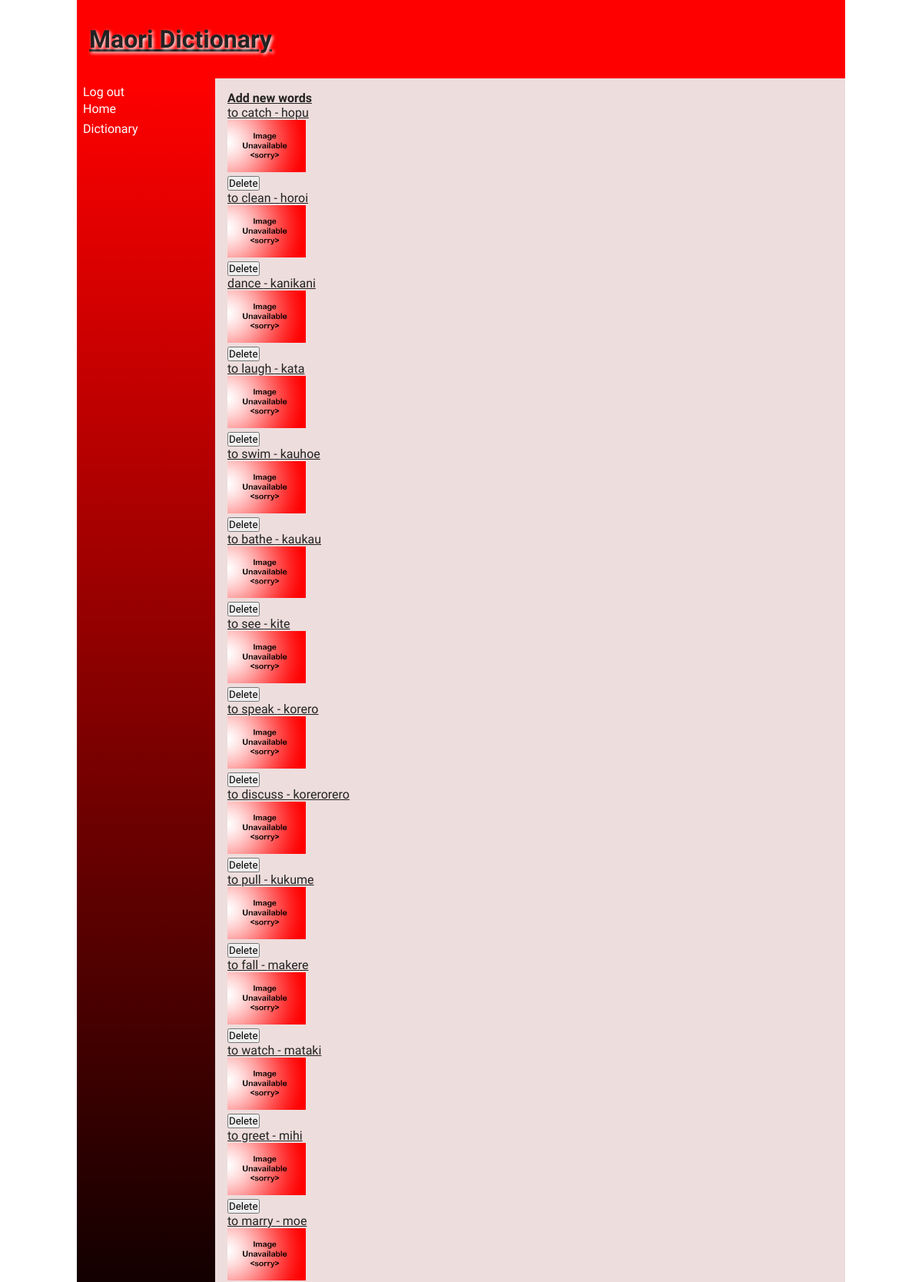
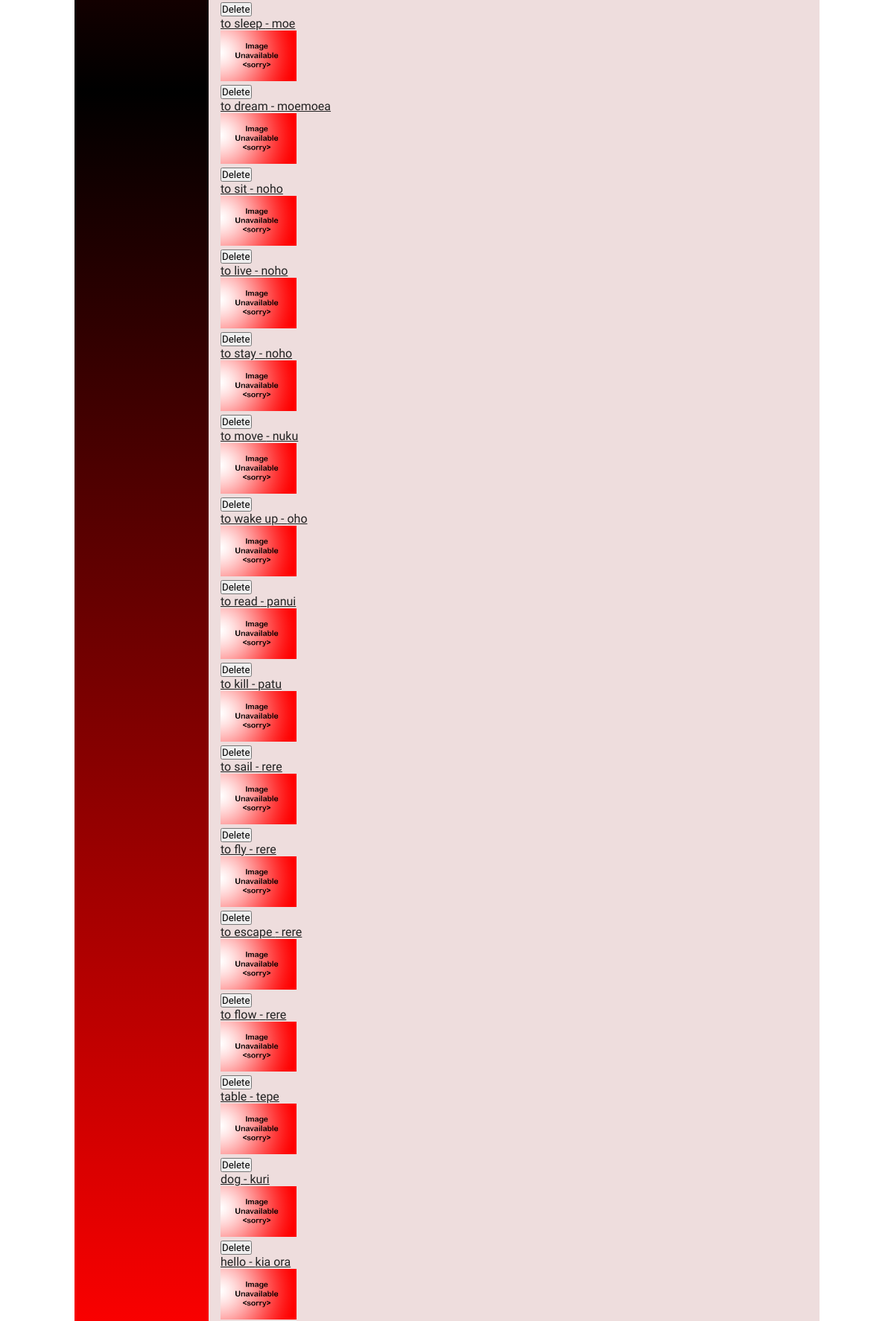
The app's page /dictionary (signed in, upper part) with its own data (2 pictures, top to bottom).
### tables this page shows
CREATE TABLE "words"
(
    id         integer
        constraint words_pk
            primary key autoincrement,
    english    varchar(30),
    maori      varchar(30),
    definition varchar(200),
    level      integer(2),
    image      varchar(15),
    added_by   varchar(30),
    userid     integer
        references users,
    timestamp  DATETIME
);

### app.py (the view)
@app.route('/dictionary', methods = ['GET', 'POST'])
def render_dictionary():
    con = create_connection(DB_NAME)
    query = "SELECT english, maori, image FROM words ORDER BY id" #initially displays all the words in english, and sorts them by id so that newly added words are shown at the bottom
    cur = con.cursor()
    cur.execute(query)
    words_list = cur.fetchall()
    con.close()
    return render_template("dictionary.html", words= words_list, logged_in = is_logged_in())

### app.py (called while the page is built)
def is_logged_in():
    if session.get('email') is None: #if email not entered, then user isn't logged in
        print('Not logged in')
        return False
    else:
        print('Logged in') #if email is entered then user is logged in
        return True

def create_connection(db_file):
   try:
       connection = sqlite3.connect(db_file)
       connection.execute('pragma foreign_keys=ON')
       return connection
   except Error as e:
       print(e)
   return None

### templates/dictionary.html
{% extends "base.html" %}
{%block heading%}<a  href = "/"><strong> Maori Dictionary</strong></a> {% endblock %}
{% block main %}
<div class = "button-group">
    {% if logged_in %}
    <a  href = "/add_word"><strong> Add new words</strong></a>
    {% else %} <a href = "/login"> <strong>log in if you're a teacher to add/delete words</strong> </a>
    {% endif %}
</div>
<div id = "words">
{% for words in words %}
        <div class = "product-box">
           <ul><a href = "/words/{{words[0]}}"> {{words[0]}}  -  {{words[1]}}</a> </ul>
           <img class = "imgthumb" src= "/static/images/{{words[2] }}">
            {% if logged_in %}
              <form method="post" action="DeleteConfirm">
              <button type="submit" name="Delete_Word" value= "{{words[0]}}">Delete</button>
            </form>
            {% endif %}
         {% endfor %}
</div>
</div>
{% endblock %}

### static/css/style.css (style rules this page uses)
* { font-family: Comfortaa, sans-serif; margin: 0; padding: 0; box-sizing: border-box; }
a { color: #222; }
img { width: 100%; }
.imgthumb { width: 13%; }

### records on screen
words: english "to catch", maori "hopu", image (placeholder picture)
words: english "to clean", maori "horoi", image (placeholder picture)
words: english "dance", maori "kanikani", image (placeholder picture)
words: english "to laugh", maori "kata", image (placeholder picture)
words: english "to swim", maori "kauhoe", image (placeholder picture)
words: english "to bathe", maori "kaukau", image (placeholder picture)
words: english "to see", maori "kite", image (placeholder picture)
words: english "to speak", maori "korero", image (placeholder picture)
words: english "to discuss", maori "korerorero", image (placeholder picture)
words: english "to pull", maori "kukume", image (placeholder picture)
words: english "to fall", maori "makere", image (placeholder picture)
words: english "to watch", maori "mataki", image (placeholder picture)
words: english "to greet", maori "mihi", image (placeholder picture)
words: english "to marry", maori "moe", image (placeholder picture)
words: english "to sleep", maori "moe", image (placeholder picture)
words: english "to dream", maori "moemoea", image (placeholder picture)
words: english "to sit", maori "noho", image (placeholder picture)
words: english "to live", maori "noho", image (placeholder picture)
words: english "to stay", maori "noho", image (placeholder picture)
words: english "to move", maori "nuku", image (placeholder picture)
words: english "to wake up", maori "oho", image (placeholder picture)
words: english "to read", maori "panui", image (placeholder picture)
words: english "to kill", maori "patu", image (placeholder picture)
words: english "to sail", maori "rere", image (placeholder picture)
words: english "to fly", maori "rere", image (placeholder picture)
words: english "to escape", maori "rere", image (placeholder picture)
words: english "to flow", maori "rere", image (placeholder picture)
words: english "table", maori "tepe", image (placeholder picture)
words: english "dog", maori "kuri", image (placeholder picture)
words: english "hello", maori "kia ora", image (placeholder picture)
